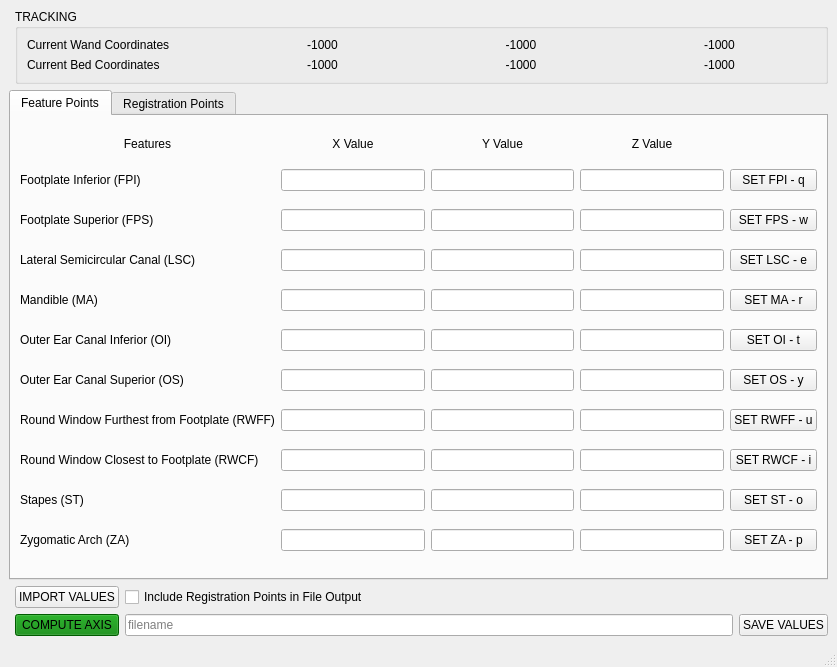
<?xml version="1.0" encoding="UTF-8"?>
<ui version="4.0">
 <class>GP_feature_selector</class>
 <widget class="QMainWindow" name="GP_feature_selector">
  <property name="enabled">
   <bool>true</bool>
  </property>
  <property name="geometry">
   <rect>
    <x>0</x>
    <y>0</y>
    <width>837</width>
    <height>667</height>
   </rect>
  </property>
  <property name="windowTitle">
   <string>GP_feature_selector</string>
  </property>
  <widget class="QWidget" name="centralwidget">
   <layout class="QGridLayout" name="gridLayout">
    <item row="2" column="0" colspan="4">
     <widget class="QTabWidget" name="Features">
      <property name="layoutDirection">
       <enum>Qt::LeftToRight</enum>
      </property>
      <property name="currentIndex">
       <number>0</number>
      </property>
      <widget class="QWidget" name="feature_pts">
       <attribute name="title">
        <string>Feature Points</string>
       </attribute>
       <layout class="QGridLayout" name="gridLayout_3">
        <item row="8" column="0">
         <widget class="QLabel" name="desc_rwcf">
          <property name="text">
           <string>Round Window Closest to Footplate (RWCF)</string>
          </property>
         </widget>
        </item>
        <item row="2" column="1">
         <widget class="QLineEdit" name="fps_x"/>
        </item>
        <item row="5" column="3">
         <widget class="QLineEdit" name="oi_z"/>
        </item>
        <item row="5" column="4">
         <widget class="QPushButton" name="set_oi">
          <property name="text">
           <string comment="0">SET OI - t</string>
          </property>
         </widget>
        </item>
        <item row="3" column="3">
         <widget class="QLineEdit" name="lsc_z"/>
        </item>
        <item row="5" column="1">
         <widget class="QLineEdit" name="oi_x"/>
        </item>
        <item row="9" column="2">
         <widget class="QLineEdit" name="st_y"/>
        </item>
        <item row="0" column="2">
         <widget class="QLabel" name="title_y_val">
          <property name="styleSheet">
           <string notr="true">QLineEdit{
	font-weight: bold;
}</string>
          </property>
          <property name="text">
           <string>Y Value</string>
          </property>
          <property name="alignment">
           <set>Qt::AlignCenter</set>
          </property>
         </widget>
        </item>
        <item row="1" column="0">
         <widget class="QLabel" name="desc_fpi">
          <property name="text">
           <string>Footplate Inferior (FPI)</string>
          </property>
         </widget>
        </item>
        <item row="1" column="3">
         <widget class="QLineEdit" name="fpi_z"/>
        </item>
        <item row="9" column="1">
         <widget class="QLineEdit" name="st_x"/>
        </item>
        <item row="3" column="4">
         <widget class="QPushButton" name="set_lsc">
          <property name="text">
           <string comment="0">SET LSC - e</string>
          </property>
         </widget>
        </item>
        <item row="9" column="4">
         <widget class="QPushButton" name="set_st">
          <property name="text">
           <string comment="0">SET ST - o</string>
          </property>
         </widget>
        </item>
        <item row="3" column="2">
         <widget class="QLineEdit" name="lsc_y"/>
        </item>
        <item row="1" column="4">
         <widget class="QPushButton" name="set_fpi">
          <property name="text">
           <string comment="0">SET FPI - q</string>
          </property>
         </widget>
        </item>
        <item row="7" column="0">
         <widget class="QLabel" name="desc_rwff">
          <property name="text">
           <string>Round Window Furthest from Footplate (RWFF)</string>
          </property>
         </widget>
        </item>
        <item row="9" column="0">
         <widget class="QLabel" name="desc_st">
          <property name="text">
           <string>Stapes (ST)</string>
          </property>
         </widget>
        </item>
        <item row="6" column="0">
         <widget class="QLabel" name="desc_os">
          <property name="text">
           <string>Outer Ear Canal Superior (OS)</string>
          </property>
         </widget>
        </item>
        <item row="9" column="3">
         <widget class="QLineEdit" name="st_z"/>
        </item>
        <item row="0" column="1">
         <widget class="QLabel" name="title_x_val">
          <property name="styleSheet">
           <string notr="true">QLineEdit{
	font-weight: bold;
}</string>
          </property>
          <property name="text">
           <string>X Value</string>
          </property>
          <property name="alignment">
           <set>Qt::AlignCenter</set>
          </property>
         </widget>
        </item>
        <item row="3" column="1">
         <widget class="QLineEdit" name="lsc_x"/>
        </item>
        <item row="4" column="2">
         <widget class="QLineEdit" name="ma_y"/>
        </item>
        <item row="7" column="4">
         <widget class="QPushButton" name="set_rwff">
          <property name="text">
           <string comment="0">SET RWFF - u</string>
          </property>
         </widget>
        </item>
        <item row="2" column="3">
         <widget class="QLineEdit" name="fps_z"/>
        </item>
        <item row="2" column="4">
         <widget class="QPushButton" name="set_fps">
          <property name="text">
           <string comment="0">SET FPS - w</string>
          </property>
         </widget>
        </item>
        <item row="7" column="3">
         <widget class="QLineEdit" name="rwff_z"/>
        </item>
        <item row="6" column="3">
         <widget class="QLineEdit" name="os_z"/>
        </item>
        <item row="4" column="4">
         <widget class="QPushButton" name="set_ma">
          <property name="text">
           <string comment="0">SET MA - r</string>
          </property>
         </widget>
        </item>
        <item row="1" column="1">
         <widget class="QLineEdit" name="fpi_x"/>
        </item>
        <item row="0" column="3">
         <widget class="QLabel" name="title_z_val">
          <property name="styleSheet">
           <string notr="true">QLineEdit{
	font-weight: bold;
}</string>
          </property>
          <property name="text">
           <string>Z Value</string>
          </property>
          <property name="alignment">
           <set>Qt::AlignCenter</set>
          </property>
         </widget>
        </item>
        <item row="4" column="0">
         <widget class="QLabel" name="desc_ma">
          <property name="text">
           <string>Mandible (MA)</string>
          </property>
         </widget>
        </item>
        <item row="4" column="3">
         <widget class="QLineEdit" name="ma_z"/>
        </item>
        <item row="2" column="2">
         <widget class="QLineEdit" name="fps_y"/>
        </item>
        <item row="10" column="2">
         <widget class="QLineEdit" name="za_y"/>
        </item>
        <item row="0" column="0">
         <widget class="QLabel" name="features">
          <property name="sizePolicy">
           <sizepolicy hsizetype="Preferred" vsizetype="Fixed">
            <horstretch>0</horstretch>
            <verstretch>0</verstretch>
           </sizepolicy>
          </property>
          <property name="styleSheet">
           <string notr="true">QLineEdit{
	font-weight: bold;
}</string>
          </property>
          <property name="text">
           <string>Features</string>
          </property>
          <property name="alignment">
           <set>Qt::AlignCenter</set>
          </property>
         </widget>
        </item>
        <item row="8" column="2">
         <widget class="QLineEdit" name="rwcf_y"/>
        </item>
        <item row="10" column="0">
         <widget class="QLabel" name="desc_za">
          <property name="text">
           <string>Zygomatic Arch (ZA)</string>
          </property>
         </widget>
        </item>
        <item row="6" column="2">
         <widget class="QLineEdit" name="os_y"/>
        </item>
        <item row="4" column="1">
         <widget class="QLineEdit" name="ma_x"/>
        </item>
        <item row="8" column="3">
         <widget class="QLineEdit" name="rwcf_z"/>
        </item>
        <item row="10" column="4">
         <widget class="QPushButton" name="set_za">
          <property name="text">
           <string comment="0">SET ZA - p</string>
          </property>
         </widget>
        </item>
        <item row="7" column="2">
         <widget class="QLineEdit" name="rwff_y"/>
        </item>
        <item row="3" column="0">
         <widget class="QLabel" name="desc_lsc">
          <property name="text">
           <string>Lateral Semicircular Canal (LSC)</string>
          </property>
         </widget>
        </item>
        <item row="8" column="1">
         <widget class="QLineEdit" name="rwcf_x"/>
        </item>
        <item row="10" column="1">
         <widget class="QLineEdit" name="za_x"/>
        </item>
        <item row="6" column="4">
         <widget class="QPushButton" name="set_os">
          <property name="text">
           <string comment="0">SET OS - y</string>
          </property>
         </widget>
        </item>
        <item row="6" column="1">
         <widget class="QLineEdit" name="os_x"/>
        </item>
        <item row="7" column="1">
         <widget class="QLineEdit" name="rwff_x"/>
        </item>
        <item row="5" column="2">
         <widget class="QLineEdit" name="oi_y"/>
        </item>
        <item row="10" column="3">
         <widget class="QLineEdit" name="za_z"/>
        </item>
        <item row="8" column="4">
         <widget class="QPushButton" name="set_rwcf">
          <property name="text">
           <string comment="0">SET RWCF - i</string>
          </property>
         </widget>
        </item>
        <item row="5" column="0">
         <widget class="QLabel" name="desc_oi">
          <property name="text">
           <string>Outer Ear Canal Inferior (OI)</string>
          </property>
         </widget>
        </item>
        <item row="1" column="2">
         <widget class="QLineEdit" name="fpi_y"/>
        </item>
        <item row="2" column="0">
         <widget class="QLabel" name="desc_fps">
          <property name="text">
           <string>Footplate Superior (FPS)</string>
          </property>
         </widget>
        </item>
       </layout>
      </widget>
      <widget class="QWidget" name="register_pts">
       <attribute name="title">
        <string>Registration Points</string>
       </attribute>
       <layout class="QGridLayout" name="gridLayout_4">
        <item row="1" column="2">
         <widget class="QLineEdit" name="sk_l_y"/>
        </item>
        <item row="1" column="1">
         <widget class="QLineEdit" name="sk_l_x"/>
        </item>
        <item row="2" column="0">
         <widget class="QLabel" name="sk_r_reg_label">
          <property name="text">
           <string>Skull Point R</string>
          </property>
         </widget>
        </item>
        <item row="1" column="3">
         <widget class="QLineEdit" name="sk_l_z"/>
        </item>
        <item row="0" column="1">
         <widget class="QLabel" name="x_val_reg_label">
          <property name="sizePolicy">
           <sizepolicy hsizetype="Preferred" vsizetype="Fixed">
            <horstretch>0</horstretch>
            <verstretch>0</verstretch>
           </sizepolicy>
          </property>
          <property name="text">
           <string>X Value</string>
          </property>
         </widget>
        </item>
        <item row="4" column="0">
         <widget class="QLabel" name="jp_r_reg_label">
          <property name="text">
           <string>Jaw Point R</string>
          </property>
         </widget>
        </item>
        <item row="5" column="0">
         <widget class="QLabel" name="zap_l_reg_label">
          <property name="text">
           <string>Zygomatic Arch Point L</string>
          </property>
         </widget>
        </item>
        <item row="1" column="0">
         <widget class="QLabel" name="sk_l_reg_label">
          <property name="text">
           <string>Skull Point L</string>
          </property>
         </widget>
        </item>
        <item row="0" column="3">
         <widget class="QLabel" name="z_val_reg_label">
          <property name="sizePolicy">
           <sizepolicy hsizetype="Preferred" vsizetype="Fixed">
            <horstretch>0</horstretch>
            <verstretch>0</verstretch>
           </sizepolicy>
          </property>
          <property name="text">
           <string>Z Value</string>
          </property>
         </widget>
        </item>
        <item row="0" column="0">
         <widget class="QLabel" name="features_reg_label">
          <property name="sizePolicy">
           <sizepolicy hsizetype="Preferred" vsizetype="Fixed">
            <horstretch>0</horstretch>
            <verstretch>0</verstretch>
           </sizepolicy>
          </property>
          <property name="text">
           <string>Features</string>
          </property>
         </widget>
        </item>
        <item row="8" column="0">
         <widget class="QLabel" name="tp_r__reg_label">
          <property name="text">
           <string>Test Point R</string>
          </property>
         </widget>
        </item>
        <item row="7" column="0">
         <widget class="QLabel" name="tp_l_reg_label">
          <property name="text">
           <string>Test Point L</string>
          </property>
         </widget>
        </item>
        <item row="0" column="2">
         <widget class="QLabel" name="y_val_reg_label">
          <property name="sizePolicy">
           <sizepolicy hsizetype="Preferred" vsizetype="Fixed">
            <horstretch>0</horstretch>
            <verstretch>0</verstretch>
           </sizepolicy>
          </property>
          <property name="text">
           <string>Y Value</string>
          </property>
         </widget>
        </item>
        <item row="6" column="0">
         <widget class="QLabel" name="zap_r_reg_label">
          <property name="text">
           <string>Zygomatic Arch Point R</string>
          </property>
         </widget>
        </item>
        <item row="3" column="0">
         <widget class="QLabel" name="jp_l_reg_label">
          <property name="text">
           <string>Jaw Point L</string>
          </property>
         </widget>
        </item>
        <item row="1" column="4">
         <widget class="QPushButton" name="set_sk_l">
          <property name="text">
           <string>SET SK_L (a)</string>
          </property>
         </widget>
        </item>
        <item row="2" column="4">
         <widget class="QPushButton" name="set_sk_r">
          <property name="text">
           <string>SET SK_R (s)</string>
          </property>
         </widget>
        </item>
        <item row="3" column="4">
         <widget class="QPushButton" name="set_jp_l">
          <property name="text">
           <string>SET JP_L (d)</string>
          </property>
         </widget>
        </item>
        <item row="4" column="4">
         <widget class="QPushButton" name="set_jp_r">
          <property name="text">
           <string>SET JP_R (f)</string>
          </property>
         </widget>
        </item>
        <item row="5" column="4">
         <widget class="QPushButton" name="set_zap_l">
          <property name="text">
           <string>SET ZAP_L (g)</string>
          </property>
         </widget>
        </item>
        <item row="6" column="4">
         <widget class="QPushButton" name="set_zap_r">
          <property name="text">
           <string>SET ZAP_R (h)</string>
          </property>
         </widget>
        </item>
        <item row="7" column="4">
         <widget class="QPushButton" name="set_tp_l">
          <property name="text">
           <string>SET TP_L (j)</string>
          </property>
         </widget>
        </item>
        <item row="8" column="4">
         <widget class="QPushButton" name="set_tp_r">
          <property name="text">
           <string>SET_TP_R (k)</string>
          </property>
         </widget>
        </item>
        <item row="2" column="1">
         <widget class="QLineEdit" name="sk_r_x"/>
        </item>
        <item row="3" column="1">
         <widget class="QLineEdit" name="jp_l_x"/>
        </item>
        <item row="4" column="1">
         <widget class="QLineEdit" name="jp_r_x"/>
        </item>
        <item row="5" column="1">
         <widget class="QLineEdit" name="zap_l_x"/>
        </item>
        <item row="2" column="2">
         <widget class="QLineEdit" name="sk_r_y"/>
        </item>
        <item row="3" column="2">
         <widget class="QLineEdit" name="jp_l_y"/>
        </item>
        <item row="2" column="3">
         <widget class="QLineEdit" name="sk_r_z"/>
        </item>
        <item row="3" column="3">
         <widget class="QLineEdit" name="jp_l_z"/>
        </item>
        <item row="4" column="2">
         <widget class="QLineEdit" name="jp_r_y"/>
        </item>
        <item row="4" column="3">
         <widget class="QLineEdit" name="jp_r_z"/>
        </item>
        <item row="5" column="2">
         <widget class="QLineEdit" name="zap_l_y"/>
        </item>
        <item row="5" column="3">
         <widget class="QLineEdit" name="zap_l_z"/>
        </item>
        <item row="6" column="1">
         <widget class="QLineEdit" name="zap_r_x"/>
        </item>
        <item row="6" column="2">
         <widget class="QLineEdit" name="zap_r_y"/>
        </item>
        <item row="6" column="3">
         <widget class="QLineEdit" name="zap_r_z"/>
        </item>
        <item row="7" column="1">
         <widget class="QLineEdit" name="tp_l_x"/>
        </item>
        <item row="7" column="2">
         <widget class="QLineEdit" name="tp_l_y"/>
        </item>
        <item row="8" column="2">
         <widget class="QLineEdit" name="tp_r_y"/>
        </item>
        <item row="8" column="3">
         <widget class="QLineEdit" name="tp_r_z"/>
        </item>
        <item row="7" column="3">
         <widget class="QLineEdit" name="tp_l_z"/>
        </item>
        <item row="8" column="1">
         <widget class="QLineEdit" name="tp_r_x"/>
        </item>
       </layout>
      </widget>
     </widget>
    </item>
    <item row="4" column="2">
     <widget class="QLineEdit" name="filename_box">
      <property name="placeholderText">
       <string>filename</string>
      </property>
     </widget>
    </item>
    <item row="4" column="1">
     <widget class="QPushButton" name="compute_axis">
      <property name="styleSheet">
       <string notr="true">QPushButton{
	background-color: green;
}</string>
      </property>
      <property name="text">
       <string>COMPUTE AXIS</string>
      </property>
     </widget>
    </item>
    <item row="0" column="1" rowspan="2" colspan="3">
     <widget class="QGroupBox" name="groupBox">
      <property name="title">
       <string>TRACKING</string>
      </property>
      <layout class="QGridLayout" name="gridLayout_2">
       <item row="0" column="0">
        <widget class="QLabel" name="title_curr_values">
         <property name="sizePolicy">
          <sizepolicy hsizetype="Preferred" vsizetype="Fixed">
           <horstretch>0</horstretch>
           <verstretch>0</verstretch>
          </sizepolicy>
         </property>
         <property name="text">
          <string>Current Wand Coordinates</string>
         </property>
        </widget>
       </item>
       <item row="0" column="3">
        <widget class="QLabel" name="z_curr">
         <property name="text">
          <string>-1000</string>
         </property>
         <property name="alignment">
          <set>Qt::AlignCenter</set>
         </property>
        </widget>
       </item>
       <item row="0" column="2">
        <widget class="QLabel" name="y_curr">
         <property name="text">
          <string>-1000</string>
         </property>
         <property name="alignment">
          <set>Qt::AlignCenter</set>
         </property>
        </widget>
       </item>
       <item row="0" column="1">
        <widget class="QLabel" name="x_curr">
         <property name="text">
          <string>-1000</string>
         </property>
         <property name="alignment">
          <set>Qt::AlignCenter</set>
         </property>
        </widget>
       </item>
       <item row="1" column="0">
        <widget class="QLabel" name="label_2">
         <property name="text">
          <string>Current Bed Coordinates</string>
         </property>
        </widget>
       </item>
       <item row="1" column="1">
        <widget class="QLabel" name="label_3">
         <property name="text">
          <string>-1000</string>
         </property>
         <property name="alignment">
          <set>Qt::AlignCenter</set>
         </property>
        </widget>
       </item>
       <item row="1" column="2">
        <widget class="QLabel" name="label_4">
         <property name="text">
          <string>-1000</string>
         </property>
         <property name="alignment">
          <set>Qt::AlignCenter</set>
         </property>
        </widget>
       </item>
       <item row="1" column="3">
        <widget class="QLabel" name="label_5">
         <property name="text">
          <string>-1000</string>
         </property>
         <property name="alignment">
          <set>Qt::AlignCenter</set>
         </property>
        </widget>
       </item>
      </layout>
     </widget>
    </item>
    <item row="3" column="1">
     <widget class="QPushButton" name="import_values">
      <property name="text">
       <string>IMPORT VALUES</string>
      </property>
     </widget>
    </item>
    <item row="3" column="2">
     <widget class="QCheckBox" name="checkBox">
      <property name="text">
       <string>Include Registration Points in File Output</string>
      </property>
     </widget>
    </item>
    <item row="4" column="3">
     <widget class="QPushButton" name="save_values">
      <property name="text">
       <string>SAVE VALUES</string>
      </property>
     </widget>
    </item>
   </layout>
  </widget>
  <widget class="QMenuBar" name="menubar">
   <property name="geometry">
    <rect>
     <x>0</x>
     <y>0</y>
     <width>837</width>
     <height>22</height>
    </rect>
   </property>
  </widget>
  <widget class="QStatusBar" name="statusbar"/>
 </widget>
 <resources/>
 <connections/>
</ui>
